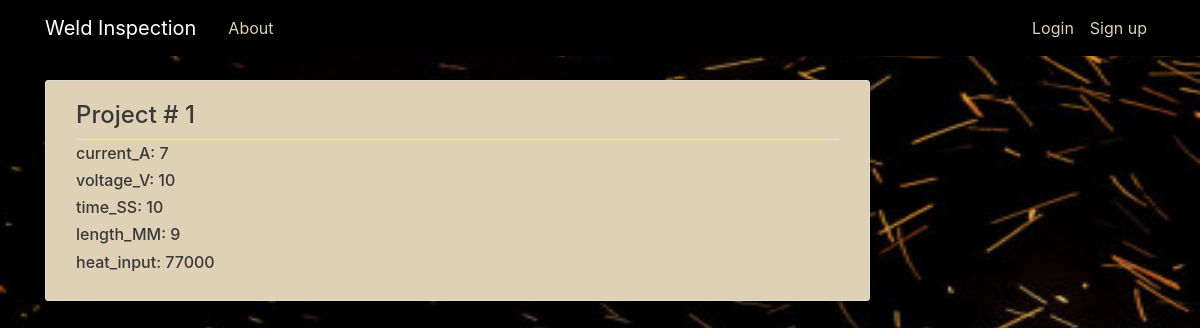
Page /new/heat/1/ on the committed database.
### inspection/models.py (models this page shows, shortened)
class heat_calc(models.Model):
    current_A=models.IntegerField(default=0,blank=True)
    voltage_V=models.IntegerField(default=0,blank=True)
    time_SS=models.IntegerField(default=0,blank=True)
    length_MM=models.IntegerField(default=0,blank=True)
    heat_input=models.IntegerField(default=0,blank=True)
    heat_calc_id=models.OneToOneField(project,on_delete=models.CASCADE,primary_key=True)

class project(models.Model):
    project_number=models.IntegerField(primary_key=True)
    report_number=models.IntegerField(unique=True)
    data_perform=models.DateTimeField(default=datetime.now())
    project_user_name=models.ForeignKey(User,on_delete=models.CASCADE)
    def __str__(self):
        return str(self.project_number)

### inspection/views.py (the view)
# urls.py: path('new/heat/<int:pk>/',HeatDetailView.as_view(),name='heat-detail'),
class HeatDetailView(DetailView):
    model = heat_calc
    template_name='inspection/heat_calc_detail.html'

### inspection/templates/inspection/heat_calc_detail.html
{% extends "inspection/base.html" %}
{% block content %}
  <article class="media content-section">
    <div class="media-body">
      <div class="article-metadata">
        <h4>Project # {{ object.heat_calc_id}}</h4>
      </div>
      <h6 class="article-title">current_A: {{ object.current_A}}</h6>
      <h6 class="article-content">voltage_V: {{ object.voltage_V }}</h6>
      <h6 class="article-content">time_SS: {{ object.time_SS }}</h6>
      <h6 class="article-content">length_MM: {{ object.length_MM }}</h6>
      <h6 class="article-content">heat_input: {{ object.heat_input }}</h6>
    </div>
  </article>
{% endblock content %}

### inspection/static/inspection/style.css (style rules this page uses)
body { margin-top: 5rem; background: url('/media/weldpic2.jpg'); background-size: 1800px 900px; background-repeat: no-repeat; background-position: bottom; background-attachment: fixed; }
h1, h2, h4, h6 { color: #3a3939; }
.content-section { background: #dfd1b6; padding: 20px 30px; border: 1px solid #dddddd; border-radius: 3px; margin-bottom: 20px; }
.article-title { color: #3a3838; }
.article-content { white-space: pre-line; }
.article-metadata { padding-bottom: 1px; margin-bottom: 4px; border-bottom: 1px solid #e3e3e3 }

### rows in the picture
heat_calc: heat_calc_id "1", current_A "7", voltage_V "10", time_SS "10", length_MM "9", heat_input "77000"
